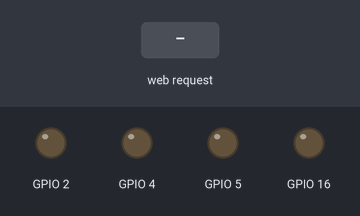
The sketch below on a simulated ESP8266 (NodeMCU). On the bench: output pins drawn as LEDs (lit = HIGH). The inputs (shaded band) are chosen by the test bench. WiFi joins after 1.5 s; servers stay silent unless stated; storage starts empty; what the sketch prints to the serial monitor is not drawn.

Above: at 2.7 s.
2.8 s: HTTP request GET /1 received
At 3.9 s:
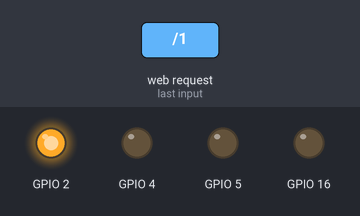
4.3 s: HTTP request GET /2 received
At 5.0 s:
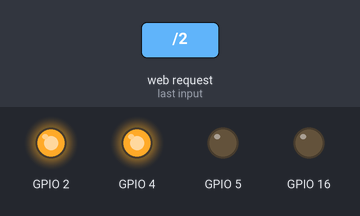
5.8 s: HTTP request GET /3 received
At 6.2 s:
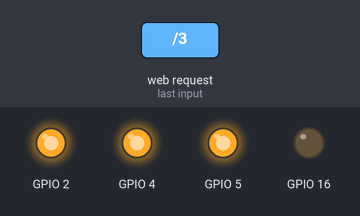
7.3 s: HTTP request GET /4 received
At 8.5 s:
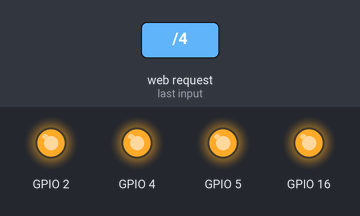
8.8 s: HTTP request GET /1 received
At 9.6 s:
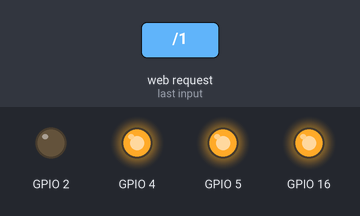
10.3 s: HTTP request GET /2 received
At 10.8 s:
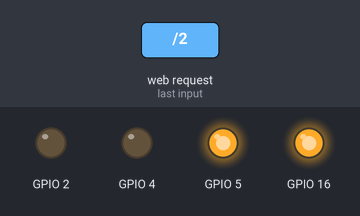
Timing chart, 0 to 12.8 s (numbered marks = the images above; inputs shaded):
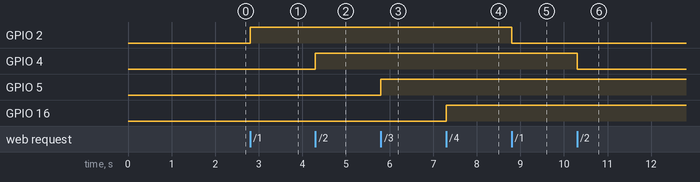

Measured:
- after the input at 2.8 s, GPIO 2: LOW → HIGH at once
- after the input at 4.3 s, GPIO 4: LOW → HIGH at once
- after the input at 5.8 s, GPIO 5: LOW → HIGH at once
- after the input at 7.3 s, GPIO 16: LOW → HIGH at once
- after the input at 8.8 s, GPIO 2: HIGH → LOW at once
- after the input at 10.3 s, GPIO 4: HIGH → LOW at once

The sketch:

ort_esp8266_platform2.ino
```cpp
// import libraries for esp8266
#include <ESP8266WiFi.h>
#include <WiFiClient.h>
#include <ESP8266WebServer.h>
#include "FS.h"
#include <Ticker.h>
float temp;


Ticker sample;
Ticker timesample;
// start server


void takeSample(){
  temp = analogRead(A0);
  temp = (temp /1024.0) * 3300 / 10;
  }


 /*option to use static ip*/
//IPAddress ip(192, 168, 1, 150);


// fill in network name
const char* ssid = "nrg";

// fill in network password
const char* password = "aaaaabbbbb";


// start server at port 80
ESP8266WebServer server(80);


void setup(void){
  SPIFFS.begin();
  server.serveStatic("/", SPIFFS, "/index.html");

    server.begin();

  takeSample();

  sample.attach(45, takeSample);

  // prepare pins as outputs
  pinMode(2, OUTPUT);
  pinMode(4, OUTPUT);
  pinMode(5, OUTPUT);
  pinMode(16, OUTPUT);

  Serial.begin(115200);


  // connect to router
  WiFi.begin(ssid, password);
  Serial.println("");

  // Wait for connection
  while (WiFi.status() != WL_CONNECTED) {
    delay(500);
    Serial.print(".");
  }
  Serial.println("");
  Serial.print("Connected to ");
  Serial.println(ssid);
  Serial.print("IP address: ");
  // print to serial monitor the local IP
  Serial.println(WiFi.localIP());


  // response to post request example: 192.168.1.17/1
  server.on("/1", [](){
    // send response ok/200, blank text
    server.send(200, "text/plain", "");
    //toggle pin number 2
    digitalWrite(2, !digitalRead(2));
  });

  // response to post request example: 192.168.1.17/2
  server.on("/2", [](){
    server.send(200, "text/plain", "");
    digitalWrite(4, !digitalRead(4));
  });

  server.on("/3", [](){
    server.send(200, "text/plain", "");
    digitalWrite(5, !digitalRead(5));
  });

  server.on("/4", [](){
    server.send(200, "text/plain", "");
    digitalWrite(16, !digitalRead(16));
  });

  server.on("/5", [](){
    server.send(200, "text/plain", String(temp));
   // digitalWrite(16, !digitalRead(16));
  });


  Serial.println("HTTP server started");
}

void loop(void){


  // always wait in loop for incoming requests.
 server.handleClient();
}
```
